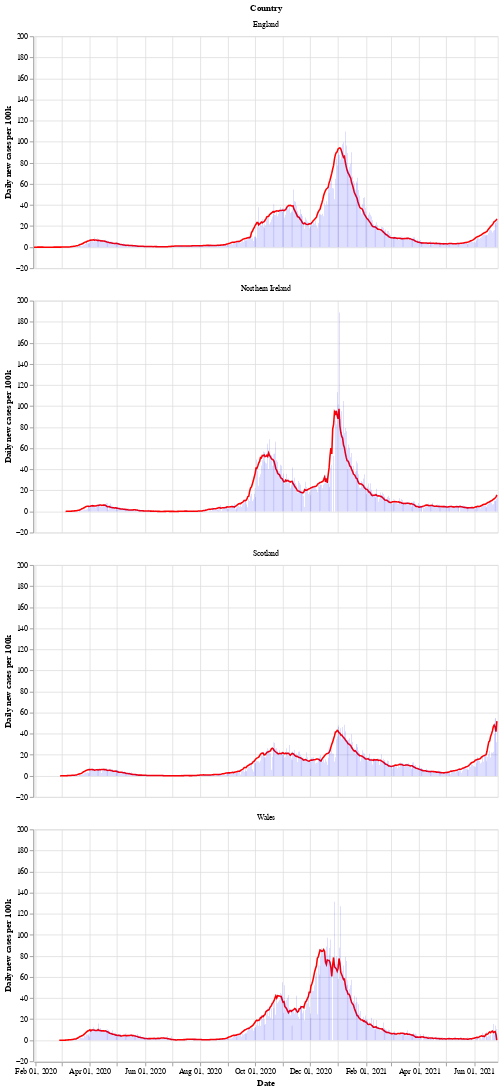

The notebook cell saved with this chart:
### Markdown cell above
Next is a bar chart of the number of new cases in each country (per 100k population), with the 7 day moving average of cases. Again we see that Wales saw a longer period of raising and falling cases compared to the other countries.

After a period of cases falling, each nation is now seeing a rise in the number of cases - especially in Wales.

### Code cell
# collapse
bars = alt.Chart(uk_cases).mark_bar().encode(
    x=alt.X("yearmonthdate(date):T", axis=alt.Axis(title='Date')),
    y=alt.Y("newCasesRate:Q", axis=alt.Axis(title='Daily new cases per 100k')),
    tooltip='newCasesRate',
    color=alt.condition(
        alt.datum.dailyChange > 0,
        alt.value("orange"),  # The positive color
        alt.value("blue")  # The negative color
    )
).properties(title='New cases per 100k population with rolling 7 day average', width=600).interactive()
line = alt.Chart(uk_cases).mark_line(
    color='red',
    size=2,
).transform_window(
    rolling_mean='mean(newCasesRate)',
    frame=[0, 7],
    groupby=['areaName']
).encode(
    x='yearmonthdate(date):T',
    y='rolling_mean:Q'
)
alt.layer(line, bars, data=uk_cases).facet(alt.Row('areaName', title='Country'), columns=1)

### Figure 1 — Vega-Lite specification as saved in the notebook (floating-point values rounded to 4 significant figures; data arrays with more than 128 entries replaced by an {"elided": "..."} marker saying what was removed)
{"config": {"view": {"continuousWidth": 400, "continuousHeight": 300}}, "data": {"name": "data-532de9450267d02b6581df5ec951410a"}, "facet": {"type": "nominal", "field": "areaName", "title": "Country"}, "spec": {"layer": [{"mark": {"type": "line", "color": "red", "size": 2}, "encoding": {"x": {"type": "temporal", "field": "date", "timeUnit": "yearmonthdate"}, "y": {"type": "quantitative", "field": "rolling_mean"}}, "transform": [{"window": [{"op": "mean", "field": "newCasesRate", "as": "rolling_mean"}], "frame": [0, 7], "groupby": ["areaName"]}]}, {"mark": "bar", "encoding": {"color": {"condition": {"value": "orange", "test": "(datum.dailyChange > 0)"}, "value": "blue"}, "tooltip": {"type": "quantitative", "field": "newCasesRate"}, "x": {"type": "temporal", "axis": {"title": "Date"}, "field": "date", "timeUnit": "yearmonthdate"}, "y": {"type": "quantitative", "axis": {"title": "Daily new cases per 100k"}, "field": "newCasesRate"}}, "selection": {"selector002": {"type": "interval", "bind": "scales", "encodings": ["x", "y"]}}, "title": "New cases per 100k population with rolling 7 day average", "width": 600}]}, "columns": 1, "$schema": "https://vega.github.io/schema/vega-lite/v4.8.1.json", "datasets": {"data-532de9450267d02b6581df5ec951410a": {"elided": "1964 records"}}}
